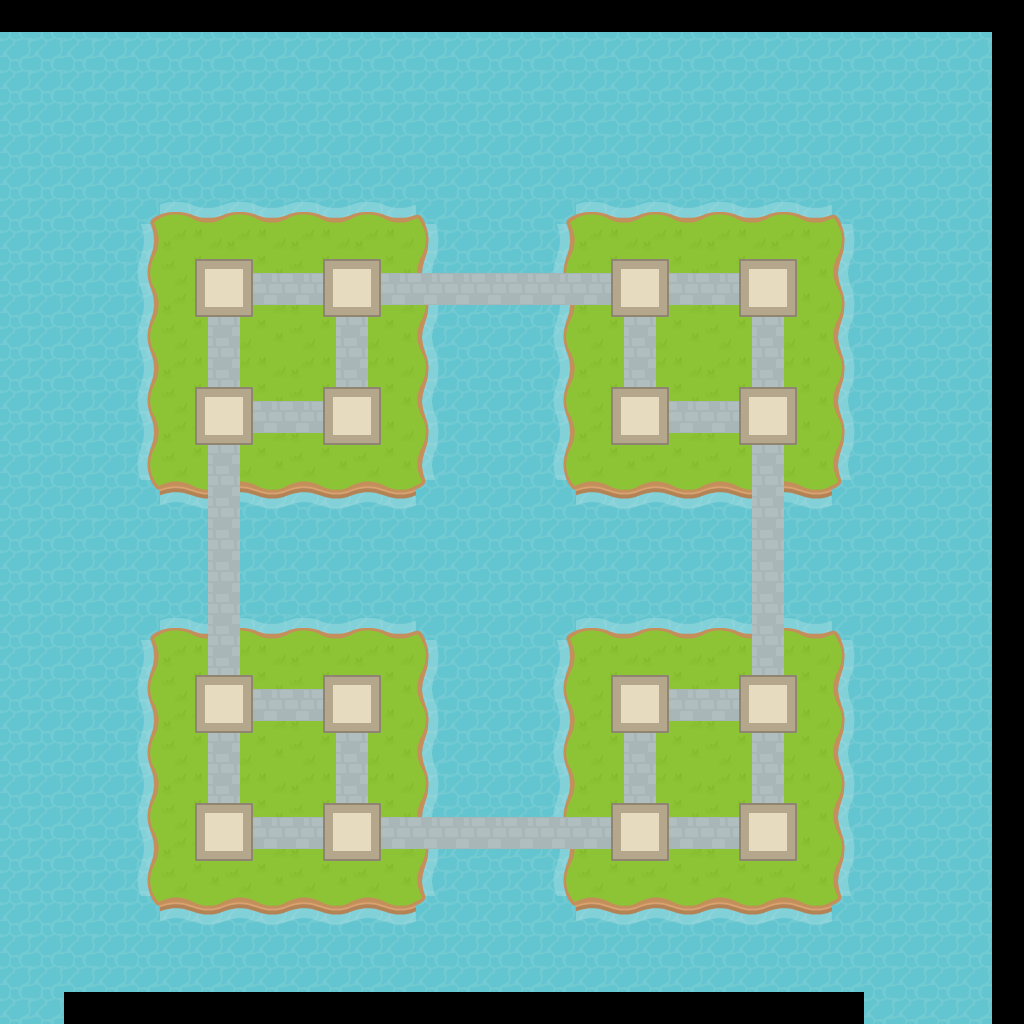

Rendered tile map (Tiled .tmx) drawn with the repository's tilesets; below, a short description and the map source with its tile grids summarised:
An orthogonal 32x32 tile map with 32x32 px tiles, 3 tile layers (Islands, Connection, Points), 3 tilesets and 36 objects (AA, AC, AD, AB, BA, ...).

<map version="1.0" orientation="orthogonal" renderorder="right-up" width="32" height="32" tilewidth="32" tileheight="32" nextobjectid="50">
 <tileset firstgid="1" name="Islands" tilewidth="64" tileheight="64">
  <tile id="0">
   <image width="64" height="64" source="KenneyRPGpack/PNG/rpgTile000.png" />
  </tile>
  <tile id="1">
   <image width="64" height="64" source="KenneyRPGpack/PNG/rpgTile001.png" />
  </tile>
  <tile id="2">
   <image width="64" height="64" source="KenneyRPGpack/PNG/rpgTile002.png" />
  </tile>
  <tile id="3">
   <image width="64" height="64" source="KenneyRPGpack/PNG/rpgTile003.png" />
  </tile>
  <tile id="4">
   <image width="64" height="64" source="KenneyRPGpack/PNG/rpgTile004.png" />
  </tile>
  <tile id="5">
   <image width="64" height="64" source="KenneyRPGpack/PNG/rpgTile005.png" />
  </tile>
  <tile id="6">
   <image width="64" height="64" source="KenneyRPGpack/PNG/rpgTile006.png" />
  </tile>
  <tile id="7">
   <image width="64" height="64" source="KenneyRPGpack/PNG/rpgTile007.png" />
  </tile>
  <tile id="8">
   <image width="64" height="64" source="KenneyRPGpack/PNG/rpgTile008.png" />
  </tile>
  <tile id="9">
   <image width="64" height="64" source="KenneyRPGpack/PNG/rpgTile009.png" />
  </tile>
  <tile id="10">
   <image width="64" height="64" source="KenneyRPGpack/PNG/rpgTile010.png" />
  </tile>
  <tile id="11">
   <image width="64" height="64" source="KenneyRPGpack/PNG/rpgTile011.png" />
  </tile>
  <tile id="12">
   <image width="64" height="64" source="KenneyRPGpack/PNG/rpgTile012.png" />
  </tile>
  <tile id="13">
   <image width="64" height="64" source="KenneyRPGpack/PNG/rpgTile013.png" />
  </tile>
  <tile id="14">
   <image width="64" height="64" source="KenneyRPGpack/PNG/rpgTile014.png" />
  </tile>
  <tile id="15">
   <image width="64" height="64" source="KenneyRPGpack/PNG/rpgTile018.png" />
  </tile>
  <tile id="16">
   <image width="64" height="64" source="KenneyRPGpack/PNG/rpgTile019.png" />
  </tile>
  <tile id="17">
   <image width="64" height="64" source="KenneyRPGpack/PNG/rpgTile020.png" />
  </tile>
  <tile id="18">
   <image width="64" height="64" source="KenneyRPGpack/PNG/rpgTile021.png" />
  </tile>
  <tile id="19">
   <image width="64" height="64" source="KenneyRPGpack/PNG/rpgTile022.png" />
  </tile>
  <tile id="20">
   <image width="64" height="64" source="KenneyRPGpack/PNG/rpgTile023.png" />
  </tile>
  <tile id="21">
   <image width="64" height="64" source="KenneyRPGpack/PNG/rpgTile024.png" />
  </tile>
  <tile id="22">
   <image width="64" height="64" source="KenneyRPGpack/PNG/rpgTile025.png" />
  </tile>
  <tile id="23">
   <image width="64" height="64" source="KenneyRPGpack/PNG/rpgTile026.png" />
  </tile>
  <tile id="24">
   <image width="64" height="64" source="KenneyRPGpack/PNG/rpgTile027.png" />
  </tile>
  <tile id="25">
   <image width="64" height="64" source="KenneyRPGpack/PNG/rpgTile028.png" />
  </tile>
  <tile id="26">
   <image width="64" height="64" source="KenneyRPGpack/PNG/rpgTile029.png" />
  </tile>
  <tile id="27">
   <image width="64" height="64" source="KenneyRPGpack/PNG/rpgTile030.png" />
  </tile>
  <tile id="28">
   <image width="64" height="64" source="KenneyRPGpack/PNG/rpgTile031.png" />
  </tile>
  <tile id="29">
   <image width="64" height="64" source="KenneyRPGpack/PNG/rpgTile032.png" />
  </tile>
  <tile id="30">
   <image width="64" height="64" source="KenneyRPGpack/PNG/rpgTile036.png" />
  </tile>
  <tile id="31">
   <image width="64" height="64" source="KenneyRPGpack/PNG/rpgTile037.png" />
  </tile>
  <tile id="32">
   <image width="64" height="64" source="KenneyRPGpack/PNG/rpgTile038.png" />
  </tile>
  <tile id="33">
   <image width="64" height="64" source="KenneyRPGpack/PNG/rpgTile039.png" />
  </tile>
  <tile id="34">
   <image width="64" height="64" source="KenneyRPGpack/PNG/rpgTile040.png" />
  </tile>
  <tile id="35">
   <image width="64" height="64" source="KenneyRPGpack/PNG/rpgTile041.png" />
  </tile>
  <tile id="36">
   <image width="64" height="64" source="KenneyRPGpack/PNG/rpgTile042.png" />
  </tile>
  <tile id="37">
   <image width="64" height="64" source="KenneyRPGpack/PNG/rpgTile043.png" />
  </tile>
  <tile id="38">
   <image width="64" height="64" source="KenneyRPGpack/PNG/rpgTile044.png" />
  </tile>
  <tile id="39">
   <image width="64" height="64" source="KenneyRPGpack/PNG/rpgTile045.png" />
  </tile>
  <tile id="40">
   <image width="64" height="64" source="KenneyRPGpack/PNG/rpgTile046.png" />
  </tile>
 </tileset>
 <tileset firstgid="42" name="Points" tilewidth="64" tileheight="64">
  <tile id="0">
   <image width="64" height="64" source="KenneyRPGpack/PNG/rpgTile144.png" />
  </tile>
 </tileset>
 <tileset firstgid="43" name="rpgTile061" tilewidth="32" tileheight="32" spacing="1" margin="1">
  <tileoffset x="16" y="17" />
  <image source="KenneyRPGpack/PNG/rpgTile061.png" width="64" height="64" />
 </tileset>
 <layer name="Islands" width="32" height="32">
  <data>[1024 cells, 362 non-empty, 10 distinct tile ids]</data>
 </layer>
 <layer name="Connection" width="32" height="32">
  <data>[1024 cells, 80 non-empty, 1 distinct tile ids]</data>
 </layer>
 <layer name="Points" width="32" height="32">
  <data>[1024 cells, 16 non-empty, 1 distinct tile ids]</data>
 </layer>
 <objectgroup name="Points">
  <object id="11" name="AA" x="195.533" y="257.347" width="56.9268" height="56.9268" />
  <object id="12" name="AC" x="195.533" y="385.541" width="56.9268" height="56.9268" />
  <object id="13" name="AD" x="322.423" y="385.541" width="56.9268" height="56.9268" />
  <object id="14" name="AB" x="322.423" y="258.217" width="56.9268" height="56.9268" />
  <object id="15" name="BA" x="612.272" y="257.347" width="56.9268" height="56.9268" />
  <object id="16" name="BC" x="611.838" y="385.541" width="56.9268" height="56.9268" />
  <object id="17" name="BD" x="740.032" y="385.107" width="56.9268" height="56.9268" />
  <object id="18" name="BB" x="740.466" y="258.651" width="56.9268" height="56.9268" />
  <object id="19" name="DA" x="610.968" y="674.087" width="56.9268" height="56.9268" />
  <object id="20" name="DB" x="740.032" y="673.217" width="56.9268" height="56.9268" />
  <object id="21" name="DC" x="610.968" y="802.715" width="56.9268" height="56.9268" />
  <object id="22" name="DD" x="739.162" y="802.715" width="56.9268" height="56.9268" />
  <object id="23" name="CA" x="195.533" y="674.087" width="56.9268" height="56.9268" />
  <object id="24" name="CC" x="195.968" y="801.846" width="56.9268" height="56.9268" />
  <object id="25" name="CD" x="322.858" y="802.715" width="56.9268" height="56.9268" />
  <object id="26" name="CB" x="323.292" y="674.956" width="56.9268" height="56.9268" />
 </objectgroup>
 <objectgroup name="Paths">
  <object id="28" name="AA-AB" x="256.071" y="271.577" width="67.8164" height="30.4005" />
  <object id="29" name="AC-AD" x="255.487" y="398.855" width="67.8164" height="30.4005" />
  <object id="30" name="BA-BB" x="672.909" y="271.407" width="67.8164" height="30.4005" />
  <object id="31" name="BC-BD" x="671.909" y="400.609" width="67.8164" height="30.4005" />
  <object id="32" name="DA-DB" x="671.909" y="687.66" width="67.8164" height="30.4005" />
  <object id="33" name="DC-DD" x="671.909" y="815.693" width="67.8164" height="30.4005" />
  <object id="34" name="CC-CD" x="255.825" y="816.862" width="67.8164" height="30.4005" />
  <object id="35" name="CA-CB" x="255.656" y="687.491" width="67.8164" height="30.4005" />
  <object id="38" name="CA-CC" x="208.471" y="729.922" width="32.1543" height="70.4" />
  <object id="39" name="CB-CD" x="337.673" y="731.091" width="32.1543" height="70.4" />
  <object id="40" name="AA-AC" x="210.225" y="313.669" width="32.1543" height="70.4" />
  <object id="41" name="AB-AD" x="338.257" y="313.669" width="32.1543" height="70.4" />
  </objectgroup>
</map>
<!-- 8 of 36 objects omitted -->
